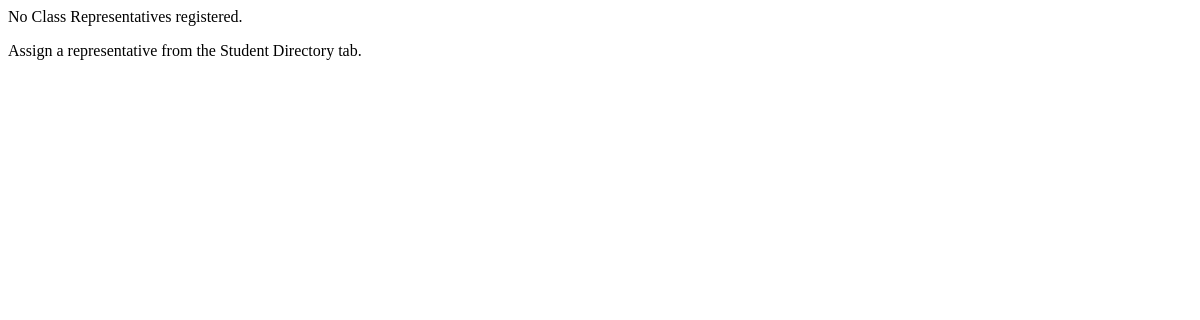
The page /admin/table/reps (signed in) on the database as committed earlier.
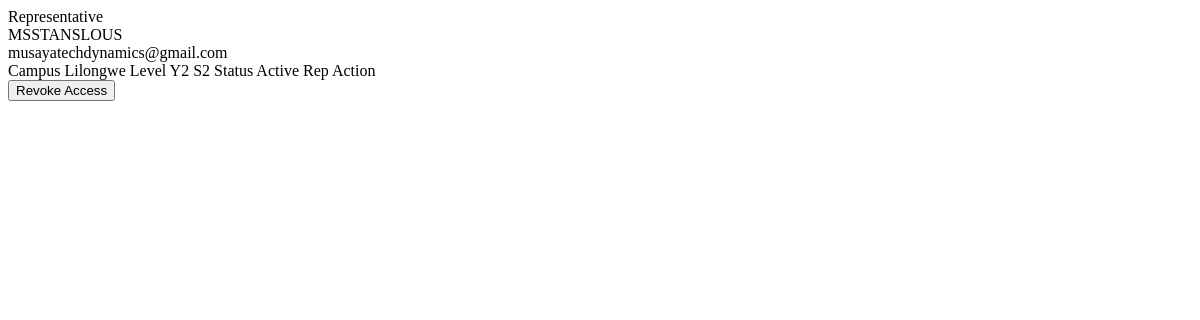
The same page on the database as committed later.
### app/models.py (models this page shows)
class User(db.Model, UserMixin):
    id = db.Column(db.Integer, primary_key=True)
    full_name = db.Column(db.String(100), nullable=False)
    email = db.Column(db.String(120), unique=True, nullable=False)
    password_hash = db.Column(db.String(128), nullable=False)
    campus = db.Column(db.String(50), nullable=False)
    student_id = db.Column(db.String(20), nullable=True)
    phone_number = db.Column(db.String(15), nullable=True)
    year = db.Column(db.Integer, default=1)
    semester = db.Column(db.Integer, default=1)
    program_id = db.Column(db.Integer, db.ForeignKey('program.id'), nullable=False)
    is_approved = db.Column(db.Boolean, default=False)
    is_class_rep = db.Column(db.Boolean, default=False)
    is_admin = db.Column(db.Boolean, default=False)
    created_at = db.Column(db.DateTime, default=datetime.utcnow)
    theme_preference = db.Column(db.String(20), default='light')  # 'light' or 'dark'
    language_preference = db.Column(db.String(10), default='en')  # 'en' for now
    last_activity = db.Column(db.DateTime, nullable=True, default=datetime.utcnow)
    is_active = db.Column(db.Boolean, default=True)  # soft delete flag

### app/core/routes.py (the view)
@core.route('/admin/table/reps')
@login_required
def admin_reps_table():
    if not current_user.is_admin:
        abort(403)
    page = request.args.get('page', 1, type=int)
    per_page = 10
    users = User.query.filter_by(is_class_rep=True, is_admin=False)
    paginated = paginate_query(users, page, per_page)
    return render_template('core/admin/_reps_table_body.html',
                           users=paginated['items'],
                           page=paginated['page'],
                           pages=paginated['pages'])

### app/__init__.py (called while the page is built)
@login_manager.user_loader
def load_user(user_id):
    return User.query.get(int(user_id))

### app/core/routes.py (called while the page is built)
def paginate_query(query, page=1, per_page=10):
    total = query.count()
    items = query.offset((page - 1) * per_page).limit(per_page).all()
    return {
        'items': items,
        'total': total,
        'page': page,
        'per_page': per_page,
        'pages': (total + per_page - 1) // per_page if total > 0 else 1
    }

### app/templates/core/admin/_reps_table_body.html (shortened to what this page needs)
{% for user in users if user.is_class_rep and not user.is_admin %}
<tr class="block sm:table-row hover:bg-[#faf8f5] transition-colors border-b sm:border-b-0 border-[#f0ebe3] mb-4 sm:mb-0 rounded-xl sm:rounded-none shadow-sm sm:shadow-none">
    <td class="block sm:table-cell px-6 py-4 whitespace-nowrap">
        <span class="sm:hidden text-[10px] font-bold text-[#b5aaa0] uppercase tracking-wider block">Representative</span>
        <div class="font-bold text-[#1a1a1a]">{{ user.full_name }}</div>
        <div class="text-[#b5aaa0] text-xs mt-0.5">{{ user.email }}</div>
    </td>
    <td class="block sm:table-cell px-6 py-4 whitespace-nowrap">
        <span class="sm:hidden text-[10px] font-bold text-[#b5aaa0] uppercase tracking-wider block">Campus</span>
        <span class="text-[#5a5248] font-semibold text-xs uppercase tracking-wide">{{ user.campus or 'N/A' }}</span>
    </td>
    <td class="block sm:table-cell px-6 py-4 whitespace-nowrap">
        <span class="sm:hidden text-[10px] font-bold text-[#b5aaa0] uppercase tracking-wider block">Level</span>
        <span class="font-mono text-[#6b5e50] font-black text-xs bg-[#f5f2ec] px-2 py-0.5 rounded border border-[#ede8e0]">Y{{ user.year }} S{{ user.semester }}</span>
    </td>
    <td class="block sm:table-cell px-6 py-4 whitespace-nowrap">
        <span class="sm:hidden text-[10px] font-bold text-[#b5aaa0] uppercase tracking-wider block">Status</span>
        <span class="inline-flex items-center gap-1 text-[#6b5e50] bg-[#f5f2ec] border border-[#ede8e0] px-2.5 py-1 rounded-md text-[10px] font-bold uppercase tracking-wide">
            Active Rep
        </span>
    </td>
    <td class="block sm:table-cell px-6 py-4 text-right whitespace-nowrap">
        <span class="sm:hidden text-[10px] font-bold text-[#b5aaa0] uppercase tracking-wider block">Action</span>
        <form action="{{ url_for('core.remove_rep', user_id=user.id) }}" method="POST" class="admin-action-form" data-shimmer="Revoking Representative Access Rights...">
            <button type="submit" class="text-[11px] font-bold text-rose-500 hover:text-rose-700 underline underline-offset-4 decoration-rose-200 transition-colors cursor-pointer">
                Revoke Access
            </button>
        </form>
    </td>
</tr>
{% else %}
<tr>
    <td colspan="5" class="px-6 py-16 text-center text-[#b5aaa0] italic font-medium">
        <p>No Class Representatives registered.</p>
        <p class="text-xs mt-1">Assign a representative from the Student Directory tab.</p>
    </td>
</tr>
{% endfor %}

Rows that differ between the two databases and show on the page:
now on this page (row edited): User: full_name "MSSTANSLOUS", email "musayatechdynamics@gmail.com", campus "Lilongwe", year "2", semester "2"
Other text that changed with them:
text no longer shown: "No Class Representatives registered. Assign a representative from the Student Directory tab."
